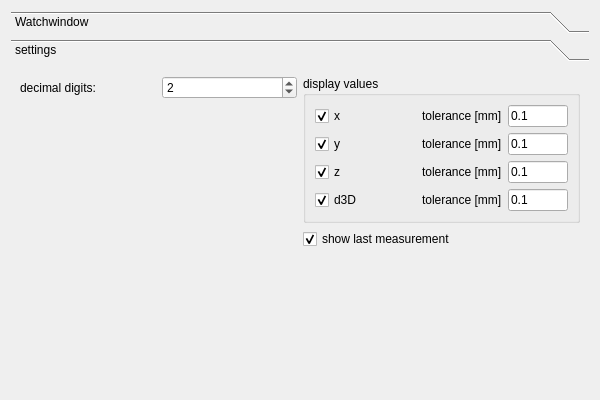
<?xml version="1.0" encoding="UTF-8"?>
<ui version="4.0">
 <class>WatchWindowDialog</class>
 <widget class="QDialog" name="WatchWindowDialog">
  <property name="windowModality">
   <enum>Qt::WindowModal</enum>
  </property>
  <property name="geometry">
   <rect>
    <x>0</x>
    <y>0</y>
    <width>600</width>
    <height>400</height>
   </rect>
  </property>
  <property name="minimumSize">
   <size>
    <width>600</width>
    <height>400</height>
   </size>
  </property>
  <property name="windowTitle">
   <string>watch window</string>
  </property>
  <layout class="QVBoxLayout" name="verticalLayout_4">
   <item>
    <widget class="QToolBox" name="toolBox">
     <property name="sizePolicy">
      <sizepolicy hsizetype="Preferred" vsizetype="Preferred">
       <horstretch>0</horstretch>
       <verstretch>0</verstretch>
      </sizepolicy>
     </property>
     <property name="currentIndex">
      <number>1</number>
     </property>
     <widget class="QWidget" name="pageWatchWindow">
      <property name="geometry">
       <rect>
        <x>0</x>
        <y>0</y>
        <width>578</width>
        <height>316</height>
       </rect>
      </property>
      <attribute name="label">
       <string>Watchwindow</string>
      </attribute>
     </widget>
     <widget class="QWidget" name="pageWatchWindowSettings">
      <property name="geometry">
       <rect>
        <x>0</x>
        <y>0</y>
        <width>578</width>
        <height>316</height>
       </rect>
      </property>
      <attribute name="label">
       <string>settings</string>
      </attribute>
      <layout class="QGridLayout" name="gridLayout_3">
       <item row="0" column="0">
        <layout class="QHBoxLayout" name="horizontalLayout_11" stretch="1,1">
         <item>
          <layout class="QVBoxLayout" name="verticalLayout_3">
           <item>
            <layout class="QHBoxLayout" name="horizontalLayout_8">
             <item>
              <widget class="QLabel" name="label_decimalDigits">
               <property name="text">
                <string>decimal digits:</string>
               </property>
              </widget>
             </item>
             <item>
              <widget class="QSpinBox" name="spinBox_decimalDigits">
               <property name="minimum">
                <number>1</number>
               </property>
               <property name="maximum">
                <number>6</number>
               </property>
               <property name="value">
                <number>2</number>
               </property>
              </widget>
             </item>
            </layout>
           </item>
           <item>
            <spacer name="verticalSpacer_2">
             <property name="orientation">
              <enum>Qt::Vertical</enum>
             </property>
             <property name="sizeHint" stdset="0">
              <size>
               <width>20</width>
               <height>40</height>
              </size>
             </property>
            </spacer>
           </item>
          </layout>
         </item>
         <item>
          <layout class="QVBoxLayout" name="verticalLayout_5">
           <item>
            <widget class="QGroupBox" name="groupBox_displayValues">
             <property name="title">
              <string>display values</string>
             </property>
             <layout class="QGridLayout" name="gridLayout">
              <item row="0" column="0">
               <layout class="QVBoxLayout" name="verticalLayout">
                <item>
                 <layout class="QHBoxLayout" name="horizontalLayout" stretch="1,0,1,1">
                  <item>
                   <widget class="QCheckBox" name="checkBox_x">
                    <property name="text">
                     <string>x</string>
                    </property>
                    <property name="checked">
                     <bool>true</bool>
                    </property>
                   </widget>
                  </item>
                  <item>
                   <spacer name="horizontalSpacer">
                    <property name="orientation">
                     <enum>Qt::Horizontal</enum>
                    </property>
                    <property name="sizeHint" stdset="0">
                     <size>
                      <width>40</width>
                      <height>20</height>
                     </size>
                    </property>
                   </spacer>
                  </item>
                  <item>
                   <widget class="QLabel" name="label_x">
                    <property name="text">
                     <string>tolerance [mm]</string>
                    </property>
                   </widget>
                  </item>
                  <item>
                   <widget class="QLineEdit" name="lineEdit_tolerance_x">
                    <property name="text">
                     <string>0.1</string>
                    </property>
                   </widget>
                  </item>
                 </layout>
                </item>
                <item>
                 <layout class="QHBoxLayout" name="horizontalLayout_2" stretch="1,0,1,1">
                  <item>
                   <widget class="QCheckBox" name="checkBox_y">
                    <property name="text">
                     <string>y</string>
                    </property>
                    <property name="checked">
                     <bool>true</bool>
                    </property>
                   </widget>
                  </item>
                  <item>
                   <spacer name="horizontalSpacer_2">
                    <property name="orientation">
                     <enum>Qt::Horizontal</enum>
                    </property>
                    <property name="sizeHint" stdset="0">
                     <size>
                      <width>40</width>
                      <height>20</height>
                     </size>
                    </property>
                   </spacer>
                  </item>
                  <item>
                   <widget class="QLabel" name="label_y">
                    <property name="text">
                     <string>tolerance [mm]</string>
                    </property>
                   </widget>
                  </item>
                  <item>
                   <widget class="QLineEdit" name="lineEdit_tolerance_y">
                    <property name="text">
                     <string>0.1</string>
                    </property>
                   </widget>
                  </item>
                 </layout>
                </item>
                <item>
                 <layout class="QHBoxLayout" name="horizontalLayout_3" stretch="1,0,1,1">
                  <item>
                   <widget class="QCheckBox" name="checkBox_z">
                    <property name="text">
                     <string>z</string>
                    </property>
                    <property name="checked">
                     <bool>true</bool>
                    </property>
                   </widget>
                  </item>
                  <item>
                   <spacer name="horizontalSpacer_3">
                    <property name="orientation">
                     <enum>Qt::Horizontal</enum>
                    </property>
                    <property name="sizeHint" stdset="0">
                     <size>
                      <width>40</width>
                      <height>20</height>
                     </size>
                    </property>
                   </spacer>
                  </item>
                  <item>
                   <widget class="QLabel" name="label_z">
                    <property name="text">
                     <string>tolerance [mm]</string>
                    </property>
                   </widget>
                  </item>
                  <item>
                   <widget class="QLineEdit" name="lineEdit_tolerance_z">
                    <property name="text">
                     <string>0.1</string>
                    </property>
                   </widget>
                  </item>
                 </layout>
                </item>
                <item>
                 <layout class="QHBoxLayout" name="horizontalLayout_4" stretch="1,0,1,1">
                  <item>
                   <widget class="QCheckBox" name="checkBox_d3d">
                    <property name="text">
                     <string>d3D</string>
                    </property>
                    <property name="checked">
                     <bool>true</bool>
                    </property>
                   </widget>
                  </item>
                  <item>
                   <spacer name="horizontalSpacer_4">
                    <property name="orientation">
                     <enum>Qt::Horizontal</enum>
                    </property>
                    <property name="sizeHint" stdset="0">
                     <size>
                      <width>40</width>
                      <height>20</height>
                     </size>
                    </property>
                   </spacer>
                  </item>
                  <item>
                   <widget class="QLabel" name="label_d3d">
                    <property name="text">
                     <string>tolerance [mm]</string>
                    </property>
                   </widget>
                  </item>
                  <item>
                   <widget class="QLineEdit" name="lineEdit_tolerance_d3d">
                    <property name="text">
                     <string>0.1</string>
                    </property>
                   </widget>
                  </item>
                 </layout>
                </item>
               </layout>
              </item>
             </layout>
            </widget>
           </item>
           <item>
            <widget class="QCheckBox" name="checkBox_showLastMeasurement">
             <property name="toolTip">
              <string>show last measurement even if currently no measurement possible</string>
             </property>
             <property name="text">
              <string>show last measurement</string>
             </property>
             <property name="checked">
              <bool>true</bool>
             </property>
            </widget>
           </item>
           <item>
            <spacer name="verticalSpacer_3">
             <property name="orientation">
              <enum>Qt::Vertical</enum>
             </property>
             <property name="sizeHint" stdset="0">
              <size>
               <width>20</width>
               <height>40</height>
              </size>
             </property>
            </spacer>
           </item>
          </layout>
         </item>
        </layout>
       </item>
      </layout>
     </widget>
    </widget>
   </item>
  </layout>
 </widget>
 <resources/>
 <connections/>
</ui>
